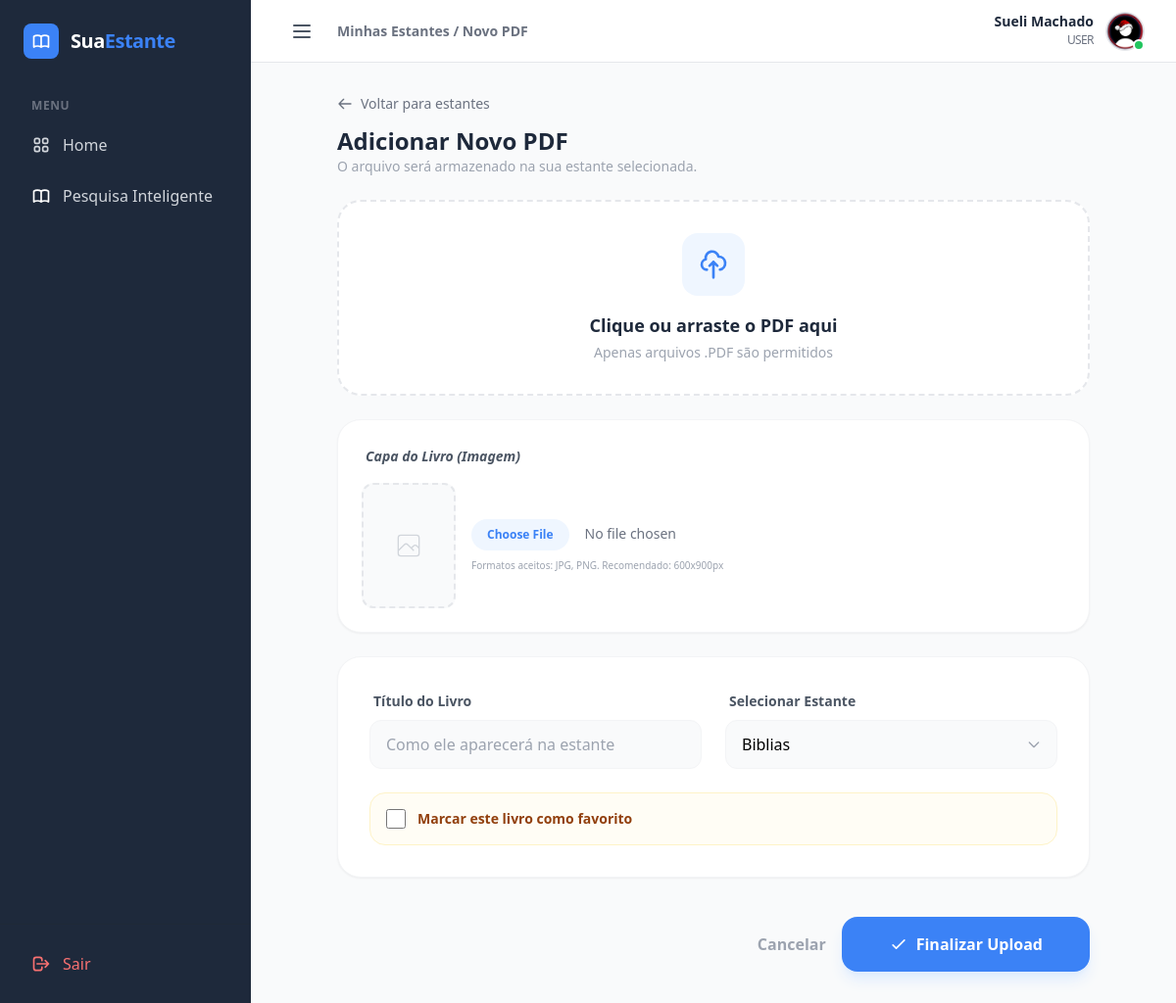
Page /user/livro/novo (signed in) on the committed database.
### models/modelos.py (models this page shows)
class User(db.Model, UserMixin):
    id = db.Column(db.Integer, primary_key=True)
    name = db.Column(db.String(100), nullable=False)
    email = db.Column(db.String(120), nullable=False, unique=True)
    photo = db.Column(db.String(255), nullable=True)
    type_user = db.Column(db.Enum('admin', 'user', default='user')) # Admin ou User
    estado = db.Column(db.String(10), default='Ativo') # 'ativo' ou 'inativo'
    password_hash = db.Column(db.String(128), nullable=False)
    created_at = db.Column(db.DateTime, default=datetime.utcnow)
    estantes = db.relationship('Estante', backref='dono', lazy=True)

### routes/user.py (the view)
@user_bp.route('/livro/novo', methods=['GET'])
@login_required
def form_novo_livro():
    minhas_estantes = Estante.query.filter_by(user_id=current_user.id).all()
    if not minhas_estantes:
        flash('Você precisa criar uma estante antes de adicionar livros!', 'warning')
        return redirect(url_for('user.form_nova_estante'))
    return render_template('user/new_book.html', shelves=minhas_estantes)

### models/modelos.py (called while the page is built)
@login_manager.user_loader
def load_user(user_id):
    return User.query.get(int(user_id))

### templates/user/new_book.html (shortened to what this page needs)
{% extends "admin/base_adm.html" %}
{% block breadcrumb %}Minhas Estantes / Novo PDF{% endblock %}
{% block dashboard_content %}
<div class="max-w-3xl mx-auto">
    <div class="mb-6">
        <a href="{{ url_for('user.home') }}" class="inline-flex items-center text-sm text-gray-500 hover:text-primary transition-colors gap-2">
            <svg class="w-4 h-4" fill="none" stroke="currentColor" viewBox="0 0 24 24"><path stroke-linecap="round" stroke-linejoin="round" stroke-width="2" d="M10 19l-7-7m0 0l7-7m-7 7h18"></path></svg>
            Voltar para estantes
        </a>
        <h1 class="text-2xl font-bold text-secondary mt-2">Adicionar Novo PDF</h1>
        <p class="text-sm text-gray-400">O arquivo será armazenado na sua estante selecionada.</p>
    </div>
    <form action="{{ url_for('user.cadastrar_livro') }}" method="POST" enctype="multipart/form-data" class="space-y-6">
        <div class="bg-white p-8 rounded-3xl border-2 border-dashed border-gray-200 hover:border-primary transition-all group relative">
            <div class="text-center" id="upload-placeholder">
                <div class="w-16 h-16 bg-blue-50 text-primary rounded-2xl flex items-center justify-center mx-auto mb-4 group-hover:scale-110 transition-transform">
                    <svg class="w-8 h-8" fill="none" stroke="currentColor" viewBox="0 0 24 24"><path stroke-linecap="round" stroke-linejoin="round" stroke-width="2" d="M7 16a4 4 0 01-.88-7.903A5 5 0 1115.9 6L16 6a5 5 0 011 9.9M15 13l-3-3m0 0l-3 3m3-3v12"></path></svg>
                </div>
                <h3 class="text-lg font-bold text-secondary">Clique ou arraste o PDF aqui</h3>
                <p class="text-sm text-gray-400 mt-1">Apenas arquivos .PDF são permitidos</p>
            </div>
        </div>
        <div class="bg-white p-6 rounded-3xl border border-gray-100 shadow-sm space-y-4">
            <label class="text-sm font-bold text-gray-600 ml-1 italic">Capa do Livro (Imagem)</label>
            <div class="flex items-center gap-4">
                <div id="capa-preview-container" class="w-24 h-32 bg-gray-50 rounded-xl border-2 border-dashed border-gray-200 flex items-center justify-center overflow-hidden">
                    <svg id="capa-icon" class="w-8 h-8 text-gray-300" fill="none" stroke="currentColor" viewBox="0 0 24 24"><path d="M4 16l4.586-4.586a2 2 0 012.828 0L16 16m-2-2l1.586-1.586a2 2 0 012.828 0L20 14m-6-6h.01M6 20h12a2 2 0 002-2V6a2 2 0 00-2-2H6a2 2 0 00-2 2v12a2 2 0 002 2z"></path></svg>
                </div>
                <div class="flex-1">
                    <input type="file" name="capa_file" id="capa_file" accept="image/*"
                           onchange="previewCapa(this)"
                           class="block w-full text-sm text-gray-500 file:mr-4 file:py-2 file:px-4 file:rounded-full file:border-0 file:text-xs file:font-bold file:bg-blue-50 file:text-primary hover:file:bg-blue-100">
                    <p class="text-[10px] text-gray-400 mt-2">Formatos aceitos: JPG, PNG. Recomendado: 600x900px</p>
                </div>
            </div>
        </div>
        <div class="bg-white p-8 rounded-3xl border border-gray-100 shadow-sm space-y-6">
            <div class="grid grid-cols-1 md:grid-cols-2 gap-6">
                <div class="space-y-2">
                    <label class="text-sm font-bold text-gray-600 ml-1">Título do Livro</label>
                    <input type="text" name="titulo" id="titulo" required placeholder="Como ele aparecerá na estante"
                           class="w-full px-4 py-3 bg-gray-50 border border-gray-100 rounded-xl focus:ring-2 focus:ring-primary focus:bg-white outline-none transition-all">
                </div>
                <div class="space-y-2">
                    <label class="text-sm font-bold text-gray-600 ml-1">Selecionar Estante</label>
                    <div class="relative">
                        <select name="estante_id" required
                                class="w-full px-4 py-3 bg-gray-50 border border-gray-100 rounded-xl focus:ring-2 focus:ring-primary focus:bg-white outline-none transition-all appearance-none">
                            {% for shelf in shelves %}
                                <option value="{{ shelf.id }}">{{ shelf.nome }}</option>
                            {% endfor %}
                        </select>
                        <div class="absolute inset-y-0 right-0 flex items-center px-4 pointer-events-none text-gray-400">
                        </div>
                    </div>
                </div>
            </div>
            <div class="flex items-center gap-3 p-4 bg-amber-50/50 rounded-2xl border border-amber-100">
                <input type="checkbox" name="favorito" id="favorito" class="w-5 h-5 text-primary border-gray-300 rounded focus:ring-primary">
                <label for="favorito" class="text-sm font-bold text-amber-800">Marcar este livro como favorito</label>
            </div>
        </div>
        <div class="flex items-center justify-end gap-4 pt-4">
            <button type="button" onclick="history.back()" class="font-bold text-gray-400 hover:text-gray-600 transition">Cancelar</button>
            <button type="submit" class="bg-primary hover:bg-blue-600 text-white px-12 py-4 rounded-2xl font-bold shadow-lg shadow-blue-100 transition-all transform active:scale-95 flex items-center gap-2">
                <svg class="w-5 h-5" fill="none" stroke="currentColor" viewBox="0 0 24 24"><path stroke-linecap="round" stroke-linejoin="round" stroke-width="2" d="M5 13l4 4L19 7"></path></svg>
                Finalizar Upload
            </button>
        </div>
    </form>
</div>
{% endblock %}

### templates/admin/base_adm.html (shortened to what this page needs)
<!DOCTYPE html>
<html lang="pt-br">
<head>
    <script src="https://cdn.tailwindcss.com"></script>
</head>
<body class="bg-gray-50 font-sans antialiased" x-data="{ sidebarOpen: true }">
    <div class="flex h-screen overflow-hidden">
        <aside
            :class="sidebarOpen ? 'w-64' : 'w-20'"
            class="bg-secondary text-white hidden md:flex flex-col flex-shrink-0 transition-all duration-300 ease-in-out">
            <div class="p-6 flex items-center gap-3 overflow-hidden whitespace-nowrap">
                <div class="bg-primary p-2 rounded-lg flex-shrink-0">
                </div>
                <span x-show="sidebarOpen" x-transition.opacity class="text-xl font-bold tracking-tight text-white">
                    Sua<span class="text-primary">Estante</span>
                </span>
            </div>
            <nav class="flex-1 px-4 space-y-1 mt-4 overflow-hidden">
                <p x-show="sidebarOpen" class="px-4 text-xs font-semibold text-gray-500 uppercase tracking-wider mb-2">Menu</p>
                {% if current_user.type_user == 'admin' %}
                    <a href="{{ url_for('admin.admin_dashboard') }}" class="flex items-center gap-3 px-4 py-3 rounded-xl transition hover:bg-gray-800 text-gray-300 hover:text-white {% if request.endpoint == 'admin.admin_dashboard' %} bg-primary !text-white {% endif %}">
                        <svg class="w-5 h-5 flex-shrink-0" fill="none" stroke="currentColor" viewBox="0 0 24 24"><path stroke-linecap="round" stroke-linejoin="round" stroke-width="2" d="M4 6a2 2 0 012-2h2a2 2 0 012 2v2a2 2 0 01-2 2H6a2 2 0 01-2-2V6zM14 6a2 2 0 012-2h2a2 2 0 012 2v2a2 2 0 01-2 2h-2a2 2 0 01-2-2V6zM4 16a2 2 0 012-2h2a2 2 0 012 2v2a2 2 0 01-2 2H6a2 2 0 01-2-2v-2zM14 16a2 2 0 012-2h2a2 2 0 012 2v2a2 2 0 01-2 2h-2a2 2 0 01-2-2v-2z"></path></svg>
                        <span x-show="sidebarOpen" x-transition.opacity>Dashboard</span>
                    </a>
                    <a href="{{ url_for('admin.list_users') }}" class="flex items-center gap-3 px-4 py-3 rounded-xl transition hover:bg-gray-800 text-gray-300 hover:text-white {% if request.endpoint == 'admin.list_users' %} bg-primary !text-white {% endif %}">
                        <svg class="w-5 h-5 flex-shrink-0" fill="none" stroke="currentColor" viewBox="0 0 24 24"><path stroke-linecap="round" stroke-linejoin="round" stroke-width="2" d="M12 4.354a4 4 0 110 5.292M15 21H3v-1a6 6 0 0112 0v1zm0 0h6v-1a6 6 0 00-9-5.197M13 7a4 4 0 11-8 0 4 4 0 018 0z"></path></svg>
                        <span x-show="sidebarOpen" x-transition.opacity>Usuários</span>
                    </a>
                    <a href="{{ url_for('admin.list_estantes') }}" class="flex items-center gap-3 px-4 py-3 rounded-xl transition hover:bg-gray-800 text-gray-300 hover:text-white {% if request.endpoint == 'admin.list_estantes' %} bg-primary !text-white {% endif %}">
                        <svg class="w-5 h-5 text-white" fill="none" stroke="currentColor" viewBox="0 0 24 24"><path stroke-linecap="round" stroke-linejoin="round" stroke-width="2" d="M12 6.253v13m0-13C10.832 5.477 9.246 5 7.5 5S4.168 5.477 3 6.253v13C4.168 18.477 5.754 18 7.5 18s3.332.477 4.5 1.253m0-13C13.168 5.477 14.754 5 16.5 5c1.747 0 3.332.477 4.5 1.253v13C19.832 18.477 18.247 18 16.5 18c-1.746 0-3.332.477-4.5 1.253"></path></svg>
                        <span x-show="sidebarOpen" x-transition.opacity>Estantes</span>
                    </a>
                    <a href="{{ url_for('admin.list_books') }}" class="flex items-center gap-3 px-4 py-3 rounded-xl transition hover:bg-gray-800 text-gray-300 hover:text-white {% if request.endpoint == 'admin.list_books' %} bg-primary !text-white {% endif %}">
                        <svg class="w-5 h-5 text-white" fill="none" stroke="currentColor" viewBox="0 0 24 24">
                            <path stroke-linecap="round" stroke-linejoin="round" stroke-width="2" d="M11 5H6a2 2 0 00-2 2v11a2 2 0 002 2h11a2 2 0 002-2v-5m-1.414-9.414a2 2 0 112.828 2.828L11.828 15H9v-2.828l8.586-8.586z"></path>
                        </svg>
                        <span x-show="sidebarOpen" x-transition.opacity>Livros</span>
                    </a>
                    <a href="{{ url_for('admin.list_histories') }}" class="flex items-center gap-3 px-4 py-3 rounded-xl transition hover:bg-gray-800 text-gray-300 hover:text-white {% if request.endpoint == 'admin.list_histories' %} bg-primary !text-white {% endif %}">
                        <svg class="w-5 h-5 flex-shrink-0" fill="none" stroke="currentColor" viewBox="0 0 24 24">
                            <path stroke-linecap="round" stroke-linejoin="round" stroke-width="2" d="M12 8v4l3 3m6-3a9 9 0 11-18 0 9 9 0 0118 0z"></path>
                        </svg>
                        <span x-show="sidebarOpen" x-transition.opacity>Histórico</span>
                    </a>
                {% else %}
                    <a href="{{ url_for('user.home') }}" class="flex items-center gap-3 px-4 py-3 rounded-xl transition hover:bg-gray-800 text-gray-300 hover:text-white ">
                        <span x-show="sidebarOpen" x-transition.opacity>Home</span>
                    </a>
                    <a href="{{ url_for('user.pesquisa_inteligente') }}" class="flex items-center gap-3 px-4 py-3 rounded-xl transition hover:bg-gray-800 text-gray-300 hover:text-white ">
                        <span x-show="sidebarOpen" x-transition.opacity>Pesquisa Inteligente</span>
                    </a>
                {% endif %}
            </nav>
            <div class="p-4 border-t border-gray-800">
                <a href="{{ url_for('auth.logout') }}" class="flex items-center gap-3 px-4 py-3 rounded-xl text-red-400 hover:bg-red-500/10 transition">
                    <svg class="w-5 h-5 flex-shrink-0" fill="none" stroke="currentColor" viewBox="0 0 24 24"><path stroke-linecap="round" stroke-linejoin="round" stroke-width="2" d="M17 16l4-4m0 0l-4-4m4 4H7m6 4v1a3 3 0 01-3 3H6a3 3 0 01-3-3V7a3 3 0 013-3h4a3 3 0 013 3v1"></path></svg>
                    <span x-show="sidebarOpen" x-transition.opacity>Sair</span>
                </a>
            </div>
        </aside>
        <div class="flex-1 flex flex-col min-w-0 overflow-hidden">
            <header class="bg-white border-b border-gray-200 h-16 flex items-center justify-between px-8 flex-shrink-0">
                <div class="flex items-center gap-4">
                    <button @click="sidebarOpen = !sidebarOpen" class="p-2 rounded-lg hover:bg-gray-100 text-gray-600 transition-colors focus:outline-none">
                        <svg class="w-6 h-6" fill="none" stroke="currentColor" viewBox="0 0 24 24">
                            <path stroke-linecap="round" stroke-linejoin="round" stroke-width="2" d="M4 6h16M4 12h16M4 18h16"></path>
                        </svg>
                    </button>
                    <h2 class="text-sm font-semibold text-gray-500">{% block breadcrumb %}Admin / Início{% endblock %}</h2>
                </div>
                <div class="relative" x-data="{ open: false }">
                    <button @click="open = !open" @click.outside="open = false" class="flex items-center gap-3 focus:outline-none group">
                        <div class="text-right hidden sm:block">
                            <p class="text-sm font-bold text-secondary leading-none group-hover:text-primary transition">{{ current_user.name }}</p>
                            <p class="text-xs text-gray-500 mt-1 uppercase tracking-tighter">{{ current_user.type_user }}</p>
                        </div>
                        <div class="relative">
                            <a href="{{ url_for('user.perfil') }}">
                                {% if current_user.photo %}
                                    <img src="{{ url_for('static', filename='uploads/user/' + current_user.photo) }}" class="w-10 h-10 rounded-full object-cover border border-gray-200">
                                {% else %}
                                    <div class="w-10 h-10 rounded-full bg-primary flex items-center justify-center text-white font-bold">{{ current_user.name[0] | upper }}</div>
                                {% endif %}
                            </a>
                            <div class="absolute bottom-0 right-0 w-3 h-3 bg-green-500 border-2 border-white rounded-full"></div>
                        </div>
                    </button>
                    </div>
            </header>
            <main class="flex-1 overflow-y-auto p-8">
                {% block dashboard_content %}{% endblock %}
            </main>
        </div>
    </div>
</body>
</html>

### rows in the picture
User: name "Sueli Machado", type_user "USER", photo (picture)

### other values in the picture
form field estante_id "Biblias"
